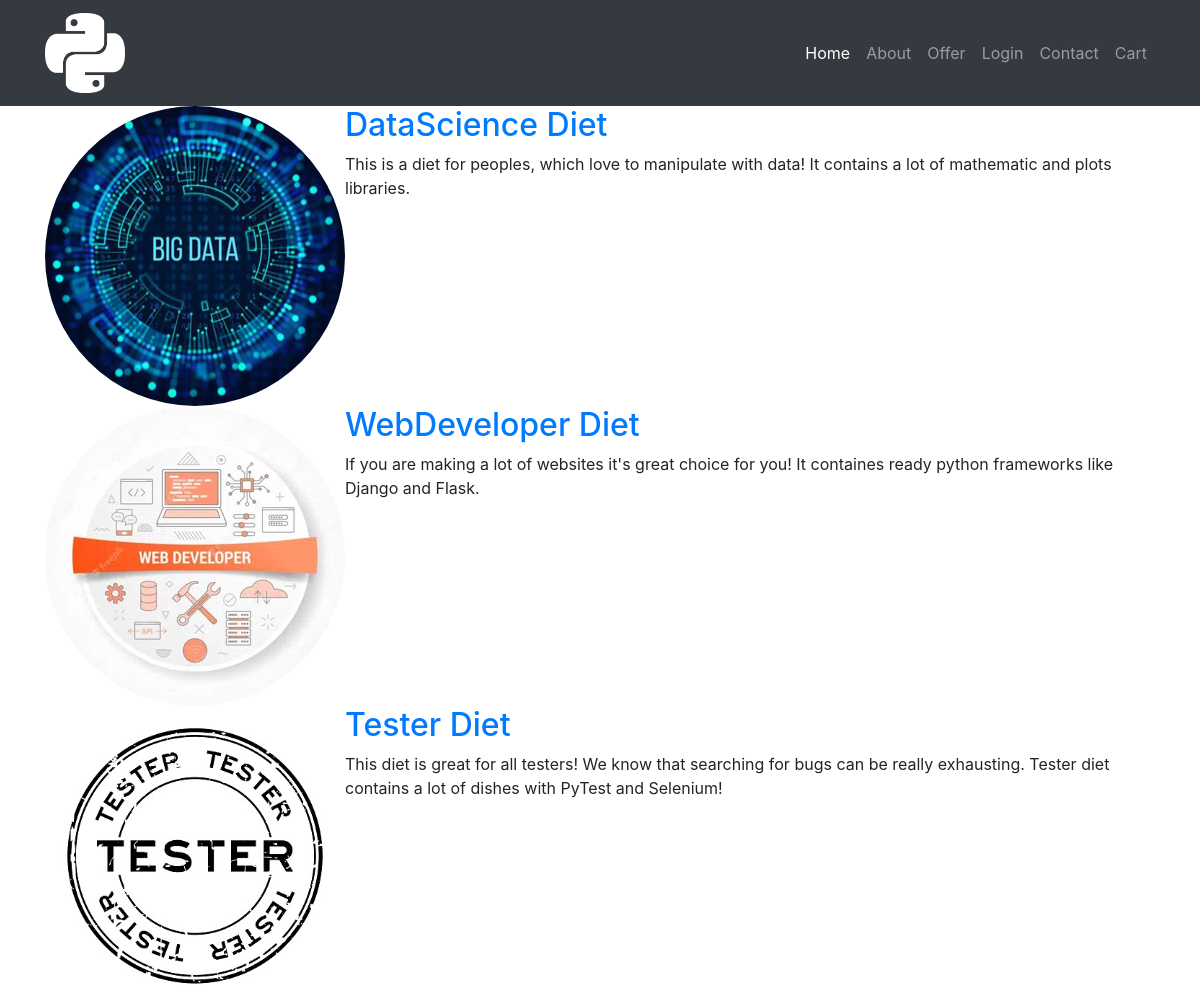
Page /offer/ on the committed database.
### menu/models.py (models this page shows, shortened)
class Diet(models.Model):
    name = models.CharField(max_length=30)
    image = models.ImageField(upload_to='diet_images')
    description = models.TextField()
    price = models.FloatField(default=0)
    slug = models.SlugField()

### menu/views.py (the view)
# urls.py: path('', MenuListView.as_view(), name="offer"),
class MenuListView(ListView):
    model = Diet
    template_name = "menu/offer.html"
    context_object_name = "diets"

### menu/templates/menu/offer.html (shortened to what this page needs)
{% extends  "catering/base.html" %}
{% block content %}
    {% for diet in diets %}
        <article class="media content-section">
            <img class="rounded-circle" src="{{ diet.image.url }} " width="300px" height="300px">
            <div class="media-body">
                <h2><a class="article-title" href="{% url "offer_detail" diet.slug %}">{{ diet.name }}</a></h2>
                <p class="article-content">{{ diet.description }}</p>
            </div>
        </article>
    {% endfor %}
{% endblock %}

### catering/templates/catering/base.html (shortened to what this page needs)
<!DOCTYPE html>
{% load static %}
{% load crispy_forms_filters %}
<html lang="en">
<head>
    <link rel="stylesheet" href="https://stackpath.bootstrapcdn.com/bootstrap/4.3.1/css/bootstrap.min.css">
    <link rel="stylesheet" href="https://maxcdn.bootstrapcdn.com/bootstrap/4.1.3/css/bootstrap.min.css">
    <link rel="stylesheet" href="https://cdnjs.cloudflare.com/ajax/libs/font-awesome/4.7.0/css/font-awesome.min.css">
</head>
<body>
<div class="d-flex flex-column min-vh-100">
    <header class="site-header">
        <nav class="navbar navbar-expand-lg navbar-dark bg-dark static-top">
            <div class="container">
                <a class="navbar-brand" href={% url "catering-home" %}>
                    <img src={% static "catering/images/python_logo.jpg" %} alt="PythonLogo" width="80" height="80">
                <div class="collapse navbar-collapse" id="navbarResponsive">
                    <ul class="navbar-nav ml-auto">
                        <li class="nav-item active">
                            <a class="nav-link" href={% url "catering-home" %}>Home
                        </li>
                        <li class="nav-item">
                            <a class="nav-link" href={% url "catering-about" %}>About</a>
                        </li>
                        <li class="nav-item">
                            <a class="nav-link" href={% url "offer" %}>Offer</a>
                        </li>
                        <li class="nav-item">
                            {% if user.is_authenticated %}
                                <a class="nav-link" href="{% url  "logout" %}">Logout</a>
                                </li>
                            {% else %}
                                <a class="nav-link" href="{% url  "login" %}">Login</a>
                            {% endif %}
                        <li class="nav-item">
                            <a class="nav-link" href="{% url "catering-contact" %}">Contact</a>
                        </li>
                        <li class="nav-item">
                            <a class="nav-link" href="{% url "cart" %}">Cart</a>
                        </li>
                    </ul>
                </div>
            </div>
        </nav>
    </header>
    <main role="main" class="container">
        {% block content %}{% endblock %}
    </main>
</div>
</body>
</html>

### rows in the picture
Diet: image (picture), name "DataScience Diet", description "This is a diet for peoples, which love to manipulate with data! It contains a lot of mathematic and plots libraries."
Diet: image (picture), name "WebDeveloper Diet", description "If you are making a lot of websites it's great choice for you! It containes ready python frameworks like Django and Flask."
Diet: image (picture), name "Tester Diet", description "This diet is great for all testers! We know that searching for bugs can be really exhausting. Tester diet contains a lot of dishes with PyTest and Selenium!"
